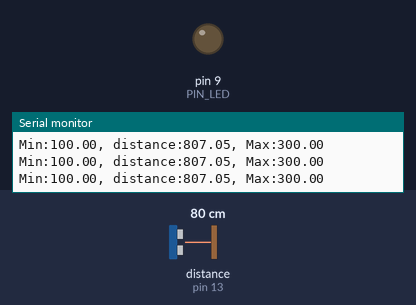
A sketch run on a simulated Arduino Uno, built with avr-gcc and run on an emulated ATmega328P. Shown: output pins drawn as LEDs (lit = HIGH), the last lines printed to the serial monitor. Wiring (inferred from the names in the program): ultrasonic range finder: trigger pin 12; echo pin 13. The test bench sets the inputs (shaded band); at power-on: distance to the obstacle (sensor on pin 13) 80 cm. The echo pulse lasts 58.3 µs per cm; pins used as bus, display or sensor lines are not drawn.

Above: at 1.2 s.
1.3 s: distance to the obstacle (sensor on pin 13) set to 18 cm
At 1.8 s:
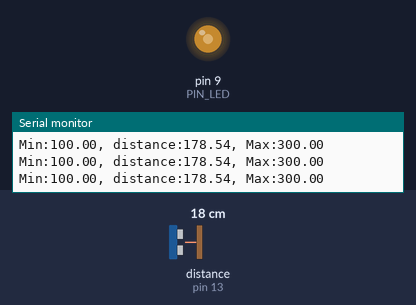
2.8 s: distance to the obstacle (sensor on pin 13) set to 250 cm
At 4.2 s:
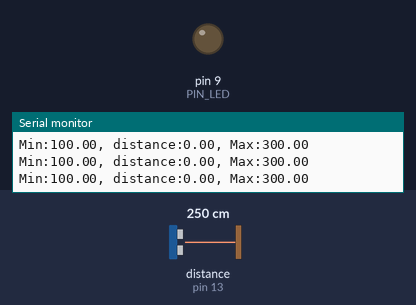
Timing chart, 0 to 5.8 s (numbered marks = the images above; inputs shaded):
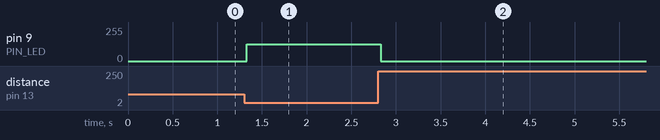

Measured:
- after the input at 1.3 s, pin 9 (PIN_LED): 0/255 → 127/255 at once
- after the input at 2.8 s, pin 9 (PIN_LED): 127/255 → 0/255 at once

The sketch:

08_example_2.ino
```cpp
// Arduino pin assignment
#define PIN_LED  9
#define PIN_TRIG 12   // sonar sensor TRIGGER
#define PIN_ECHO 13   // sonar sensor ECHO

// configurable parameters
#define SND_VEL 346.0     // sound velocity at 24 celsius degree (unit: m/sec)
#define INTERVAL 25      // sampling interval (unit: msec)
#define PULSE_DURATION 10 // ultra-sound Pulse Duration (unit: usec)
#define _DIST_MIN 100.0   // minimum distance to be measured (unit: mm)
#define _DIST_MAX 300.0   // maximum distance to be measured (unit: mm)

#define TIMEOUT ((INTERVAL / 2) * 1000.0) // maximum echo waiting time (unit: usec)
#define SCALE (0.001 * 0.5 * SND_VEL) // coefficent to convert duration to distance

unsigned long last_sampling_time;   // unit: msec

void setup() {
  // initialize GPIO pins
  pinMode(PIN_LED, OUTPUT);
  pinMode(PIN_TRIG, OUTPUT);  // sonar TRIGGER
  pinMode(PIN_ECHO, INPUT);   // sonar ECHO
  digitalWrite(PIN_TRIG, LOW);  // turn-off Sonar

  // initialize serial port
  Serial.begin(57600);
}

void loop() {
  float distance;

  // wait until next sampling time. // polling
  if (millis() < (last_sampling_time + INTERVAL))
    return;

  distance = USS_measure(PIN_TRIG, PIN_ECHO); // read distance

  // LED 밝기 조절
  controlLEDBrightness(distance);

  // output the distance to the serial port
  Serial.print("Min:");        Serial.print(_DIST_MIN);
  Serial.print(", distance:");  Serial.print(distance);
  Serial.print(", Max:");       Serial.print(_DIST_MAX);
  Serial.println("");

  // 짧은 대기
  delay(25);

  // update last sampling time
  last_sampling_time += INTERVAL;
}

// get a distance reading from USS. return value is in millimeter.
float USS_measure(int TRIG, int ECHO)
{
  digitalWrite(TRIG, HIGH);
  delayMicroseconds(PULSE_DURATION);
  digitalWrite(TRIG, LOW);

  return pulseIn(ECHO, HIGH, TIMEOUT) * SCALE; // unit: mm
}

// LED 밝기 조절 함수
void controlLEDBrightness(float distance) {
  if (distance <= _DIST_MIN || distance >= _DIST_MAX) {
    analogWrite(PIN_LED, 0); // 최소 밝기 (LED OFF)
  } else if (distance > _DIST_MIN && distance < 150.0) {
    int ledBrightness = map(distance, _DIST_MIN, 150.0, 0, 255); // 거리 비례
    analogWrite(PIN_LED, ledBrightness);
  } else if (distance >= 150.0 && distance <= 250.0) {
    analogWrite(PIN_LED, 127); // 50% 밝기
  } else if (distance > 250.0 && distance < _DIST_MAX) {
    int ledBrightness = map(distance, 250.0, _DIST_MAX, 255, 0); // 거리 비례
    analogWrite(PIN_LED, ledBrightness);
  } else {
    analogWrite(PIN_LED, 255); // 최대 밝기
  }
}
```
